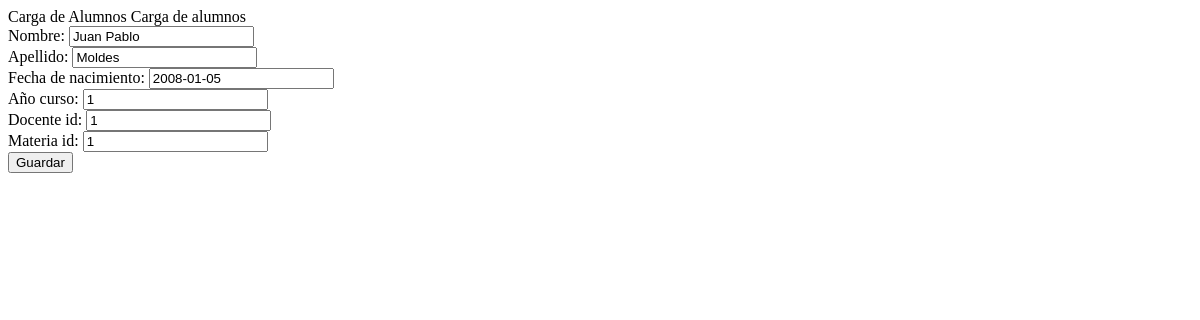
/alumno/actualizar_alumno/1, run on an earlier commit of the app's database.
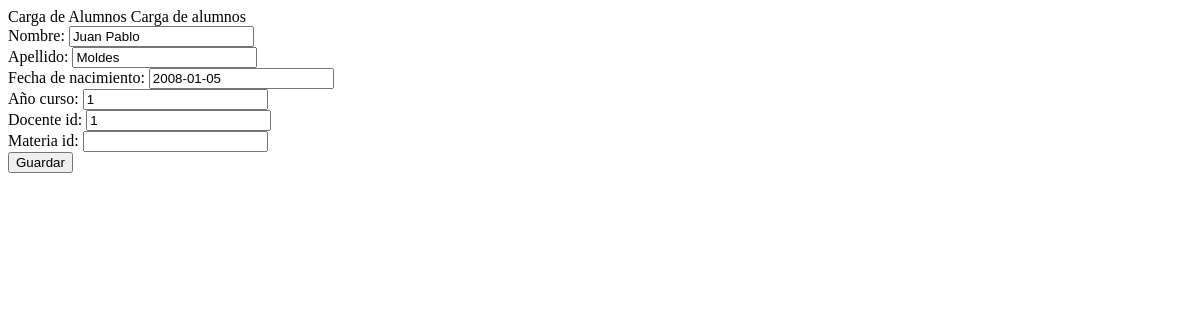
And on a later commit of the database.
### alumno/models.py (models this page shows, shortened)
class Alumno(models.Model):
    nombre = models.CharField(max_length=250)
    apellido = models.CharField(max_length=150)
    fecha_de_nacimiento = models.DateField(null=True, blank=True)
    año_curso= models.PositiveBigIntegerField(null=True)
    docente_id = models.ForeignKey("docente.Docente", on_delete=models.SET_NULL, null=True)
    materia_id = models.ForeignKey("materia.Materia", on_delete=models.SET_NULL, null=True)
    año = models.ManyToManyField("Año", through="Inscripcion")

### alumno/views.py (the view)
# urls.py: path("actualizar_alumno/<int:pk>", actualizar_alumno, name="actualizar_alumno"),
def actualizar_alumno(request, pk:int):
    consulta = Alumno.objects.get(id=pk)
    if request.method == "POST":
        form = AlumnoForm(request.POST, instance=consulta)
        if form.is_valid():
            form.save()
            return redirect("alumno:listado_alumnos")
    else:
        form = AlumnoForm(instance=consulta)
    return render(request, "alumno/crear_alumno.html", {"form": form})

### alumno/forms.py
class AlumnoForm(forms.ModelForm):
    class Meta:
        model = Alumno
        fields = ["nombre", "apellido", "fecha_de_nacimiento", "año_curso", "docente_id", "materia_id" ]
        widgets = {
            "nombre": forms.TextInput(attrs={"class": "form-control"}),
            "apellido": forms.TextInput(attrs={"class": "form-control"}),
            "fecha_de_nacimiento": forms.TextInput(attrs={"class": "form-control"}),
            "año_curso": forms.TextInput(attrs={"class": "form-control"}),
            "docente_id": forms.TextInput(attrs={"class": "form-control"}),
            "materia_id": forms.TextInput(attrs={"class": "form-control"}),
        }

### alumno/templates/alumno/crear_alumno.html (shortened to what this page needs)
{% block titulo_aplicacion %}
    Carga de alumnos
{% endblock titulo_aplicacion %}
{% block contenido %}
    <form action="" method="post">
        {{form}}
        <button type="submit">Guardar</button>
    </form>
{% endblock contenido %}

What changed in the data, as far as the page shows it:
changed Alumno "Juan Pablo": materia_id "1" → (not shown)
